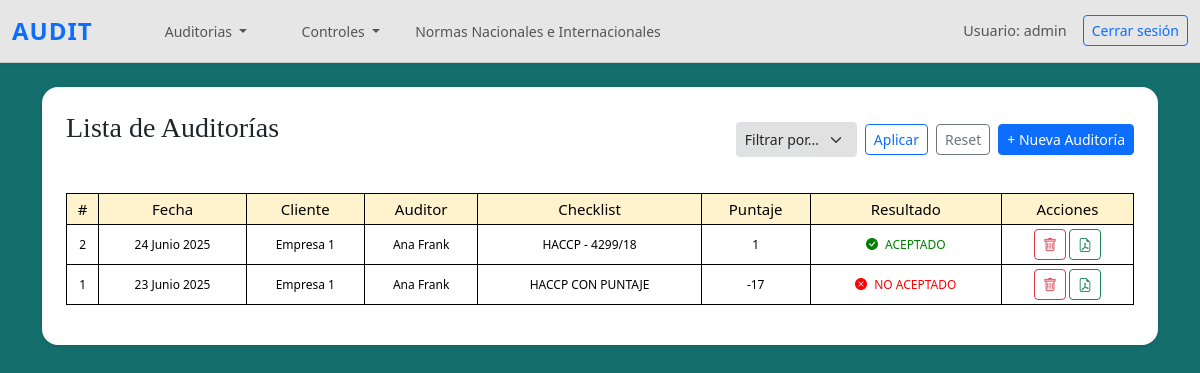
The page /lista_auditorias/ (signed in) on the database its author committed.
### questions/models.py (models this page shows, shortened)
class Auditoria(models.Model):
    fecha = models.DateField()
    cliente = models.ForeignKey(Cliente, on_delete=models.CASCADE)
    auditor = models.ForeignKey(Auditor, on_delete=models.CASCADE)
    auditores_acompanantes = models.CharField(verbose_name='Auditores acompañantes',max_length=255, blank=True, null=True)
    lineas_auditadas = models.CharField(verbose_name='Lineas de producción auditadas',max_length=255, blank=True, null=True)
    checklist = models.ForeignKey(Checklist, on_delete=models.SET_NULL, null=True, blank=True)
    resultado_pdf = models.FileField(upload_to='auditorias/', null=True, blank=True)
    class Meta:
        ordering = ['-fecha']

class Cliente(models.Model):
    nombre = models.CharField(max_length=255)
    def __str__(self):
        return self.nombre

class Auditor(models.Model):
    nombre = models.CharField(max_length=255)
    def __str__(self):
        return self.nombre

class Checklist(models.Model):
    nombre = models.CharField(max_length=100)
    usa_puntaje = models.BooleanField(default=True)
    def __str__(self):
        return self.nombre

### questions/views.py (the view)
# urls.py: path('lista_auditorias/', lista_auditorias, name='lista_auditorias'),
@login_required
def lista_auditorias(request):
    filtro = request.GET.get('filtro')
    valor = request.GET.get('valor')
    auditorias = Auditoria.objects.all().order_by('-fecha')
    if filtro == 'cliente' and valor:
        try:
            cliente_id = Cliente.objects.get(nombre=valor).id
            auditorias = auditorias.filter(cliente_id=cliente_id)
        except Cliente.DoesNotExist:
            auditorias = auditorias.none()  # Si no existe el cliente, no mostrar auditorías
    elif filtro == 'checklist' and valor:
        auditorias = auditorias.filter(checklist__nombre=valor)
    auditorias_con_puntaje = []
    for auditoria in auditorias:
        respuestas = Respuesta.objects.filter(auditoria=auditoria)
        if auditoria.checklist and auditoria.checklist.usa_puntaje:
            puntaje_total = respuestas.aggregate(Sum('puntaje'))['puntaje__sum'] or 0
            puntaje_maximo = respuestas.count() * 1
            porcentaje = (puntaje_total / puntaje_maximo) * 100 if puntaje_maximo > 0 else 0
            resultado = "ACEPTADO" if porcentaje >= 75 else "NO ACEPTADO"
        else:
            puntaje_total = "SIN PUNTAJE"
            resultado = "INFORME DEL AUDITOR"
        auditorias_con_puntaje.append({
            'auditoria': auditoria,
            'puntaje_total': puntaje_total,
            'resultado': resultado,
            'checklist': auditoria.checklist
        })
    clientes_unicos = Cliente.objects.values('nombre').distinct()
    tipos_checklist_unicos = Checklist.objects.values_list('nombre', flat=True).distinct()
    paginator = Paginator(auditorias_con_puntaje, 10)
    page_number = request.GET.get('page')
    page_obj = paginator.get_page(page_number)
    total = paginator.count
    start_index = page_obj.start_index()
    for idx, item in enumerate(page_obj, start=start_index):
        item['numero_descendente'] = total - idx + 1
    return render(request, 'questions/lista_auditorias.html', {
        'auditorias': page_obj,
        'page_obj': page_obj,
        'is_paginated': page_obj.has_other_pages(),
        'clientes': clientes_unicos,
        'tipos_checklist': tipos_checklist_unicos,
        'filtro_seleccionado': filtro,
        'valor_seleccionado': valor,
    })

### questions/templates/questions/lista_auditorias.html (shortened to what this page needs)
{% extends 'questions/base.html' %}
{% load static %}
{% block content %}
<div style="background-color: #146e6c; min-height: 100vh;">
<div class="container py-4">
    <div class="bg-white p-4 rounded-4 shadow-sm">
        <div class="d-flex flex-wrap justify-content-between align-items-center mb-4">
            <h3 class="card-title text-center mb-4" style="font-family: 'Times New Roman', Times, serif;">
                Lista de Auditorías
            </h3>
            <div class="d-flex align-items-center flex-wrap gap-2">
                <form method="get" class="d-flex gap-2 align-items-center">
                    <select name="filtro" class="form-select form-select-sm">
                        <option value="">Filtrar por...</option>
                    </select>
                    <button type="submit" class="btn btn-outline-primary btn-sm">Aplicar</button>
                    <a href="{% url 'lista_auditorias' %}" class="btn btn-outline-secondary btn-sm">Reset</a>
                </form>
                <a href="{% url 'nueva_auditoria' %}" class="btn btn-primary btn-sm">
                    + Nueva Auditoría
                </a>
            </div>
        </div>
        <div class="table-responsive">
            <table class="table table-bordered table-hover text-center align-middle table-sm small">
                <thead class="table-warning" >
                    <tr>
                        <th>#</th>
                        <th>Fecha</th>
                        <th>Cliente</th>
                        <th>Auditor</th>
                        <th>Checklist</th>
                        <th>Puntaje</th>
                        <th>Resultado</th>
                        <th>Acciones</th>
                    </tr>
                </thead>
                <tbody>
                    {% for item in auditorias %}
                        <td>{{ item.numero_descendente }}</td>
                        <td>{{ item.auditoria.fecha }}</td>
                        <td>{{ item.auditoria.cliente }}</td>
                        <td>{{ item.auditoria.auditor }}</td>
                        <td>{{ item.auditoria.checklist }}</td>
                        <td>{{ item.puntaje_total }}</td>
                        <td>
                            {% if item.resultado == "ACEPTADO" %}
                                <span style="font-size: 12px; color: green;">
                                    <i class="bi bi-check-circle-fill me-1"></i> ACEPTADO
                                </span>
                            {% elif item.resultado == "NO ACEPTADO" %}
                                <span style="font-size: 12px; color: red;">
                                    <i class="bi bi-x-circle-fill me-1"></i> NO ACEPTADO
                                </span>
                            {% else %}
                                <span style="font-size: 12px; color: blue;">
                                    <i class="bi bi-x-circle-fill me-1"></i> INFORME DEL AUDITOR
                                </span>
                            {% endif %}
                        </td>
                        <td class="text-nowrap">
                            {% if user.is_authenticated and user.is_superuser %}
                            <a href="{% url 'eliminar_auditoria' item.auditoria.id %}" class="btn btn-sm btn-outline-danger" title="Eliminar">
                                <i class="bi bi-trash"></i>
                            </a>
                            {% endif %}
                            {% if item.auditoria.resultado_pdf %}
                            <a href="{{ item.auditoria.resultado_pdf.url }}" target="_blank" class="btn btn-sm btn-outline-success" title="Ver PDF">
                                <i class="bi bi-file-earmark-pdf"></i>
                            </a>
                            {% endif %}
                        </td>
                    {% endfor %}
                </tbody>
            </table>
        </div>
        </div>
    </div>
</div>
{% endblock %}

### questions/templates/questions/base.html (shortened to what this page needs)
<!DOCTYPE html>
<html lang="en">
<head>
  <link href="https://cdn.jsdelivr.net/npm/bootstrap@5.3.3/dist/css/bootstrap.min.css" rel="stylesheet">
  <link href="https://cdn.jsdelivr.net/npm/bootstrap-icons@1.10.5/font/bootstrap-icons.css" rel="stylesheet">
  <link rel="stylesheet" href="https://cdnjs.cloudflare.com/ajax/libs/font-awesome/6.0.0-beta3/css/all.min.css">
  {% load static %}
  <link rel="stylesheet" type="text/css" href="{% static 'css/estilos.css' %}">
</head>
<body>
  <nav class="navbar navbar-expand-lg">
    <div class="container-fluid">
      <a class="navbar-brand" href="{% url 'home' %}">AUDIT</a>
      <ul class="navbar-nav ms-5 me-auto mb-2 mb-lg-0">
        <li class="nav-item dropdown">
          <a class="nav-link dropdown-toggle" style="font-size: 14px; font-weight: 400;" href="#" id="navbarDropdown" role="button" data-bs-toggle="dropdown" aria-expanded="false">
            Auditorias
          </a>
        </li>
        {% if user.is_superuser %}
        <li class="nav-item dropdown">
          <a class="nav-link dropdown-toggle" style="font-size: 14px; font-weight: 400;" href="#" id="navbarDropdown" role="button" data-bs-toggle="dropdown" aria-expanded="false">
            Controles
          </a>
        </li>
        {% endif %}
        <li>
          <a class="nav-link" style="font-size: 14px; font-weight: 400;" href="{% url 'normas_listar' %}">
            Normas Nacionales e Internacionales
          </a>
        </li>
      </ul>
        {% if user.is_authenticated %}
        <div class="d-flex align-items-center">
          <span class="navbar-text me-3">
            Usuario: {{ user.username }} {{ user.lastname }}
          </span>
          <a class="btn btn-outline-primary btn-sm" href="{% url 'logout' %}">Cerrar sesión</a>
        </div>
        {% endif %}
      </div>
  </nav>
  {% block content %}
  {% endblock %}
</body>
</html>

### static/css/estilos.css (style rules this page uses)
.navbar { background-color: #f7e3a1; }
body { background-color: white }
.form-select { height: 35px; background-color: rgb(226, 225, 225); font-size: 14px; }
table { width: 100%; }
thead tr th { font-size: 15px; font-weight: 400; text-align: center; }
.table th, .table td { border: 1px solid black; }

### questions/templates/questions/base.html (style rules this page uses)
.navbar { box-shadow: 0 2px 4px rgba(0, 0, 0, 0.05); position: sticky; top: 0; z-index: 1030; background-color: hsl(0, 0%, 90%); border-bottom: 1px solid hsl(0, 0%, 80%); }
.navbar-nav { gap: 1.2rem; }
.navbar-brand { font-weight: 700; font-size: 1.5rem; letter-spacing: 1px; color: #0d6efd !important; }
.nav-link { color: #555 !important; font-size: 1rem; transition: color 0.3s ease; }
.navbar-text { font-size: 0.9rem; color: #555; }

### rows shown on the page
Auditoria: numero_descendente "2", auditoria.fecha "24 Junio 2025", auditoria.cliente "Empresa 1", auditoria.auditor "Ana Frank", auditoria.checklist "HACCP - 4299/18", puntaje_total "1", shows "ACEPTADO"
Auditoria: numero_descendente "1", auditoria.fecha "23 Junio 2025", auditoria.cliente "Empresa 1", auditoria.auditor "Ana Frank", auditoria.checklist "HACCP CON PUNTAJE", puntaje_total "-17", shows "NO ACEPTADO"

### other values the page prints
{{ user.username }} "admin"
